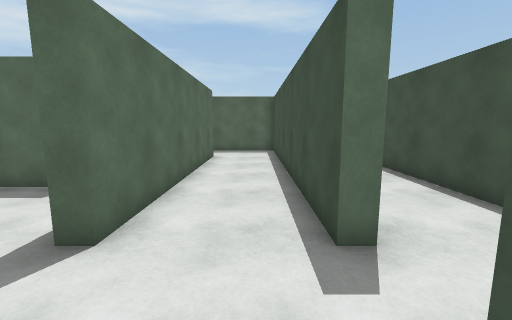
view 1 (above)

24 first-person views from a walk through a scene from a Unity 3-D project. The camera is 1.5 m above the floor, tilts 8° down and sees 90° across. The floor is counted in squares, 1 m on a side. Each view is taken from the middle of a square. On the plan, view 1 faces up. The plan holds only what a view shows up to about 13 squares ahead; the rest is blank. The place goes on beyond the plan. Surface patterns are stand-ins for the level's own textures.

view 2
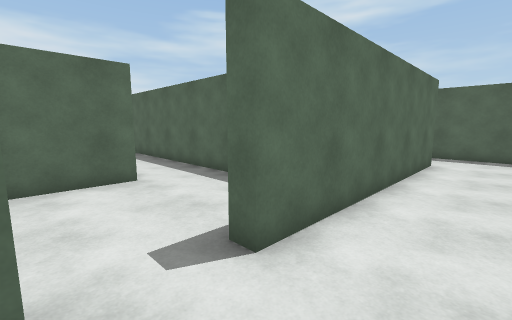

view 3
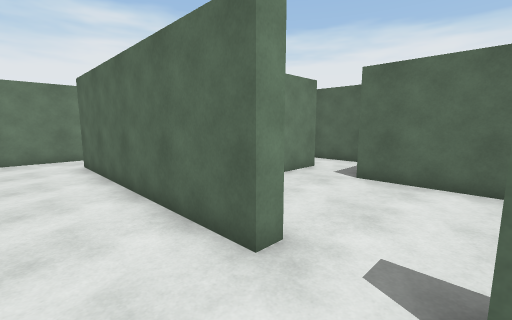

view 4
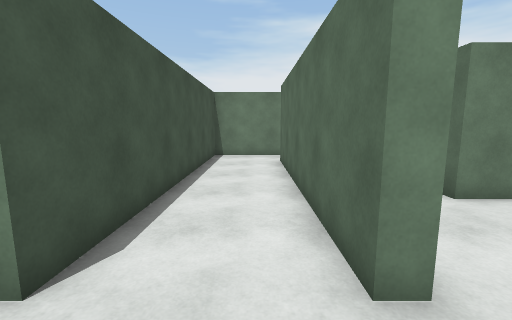

view 5
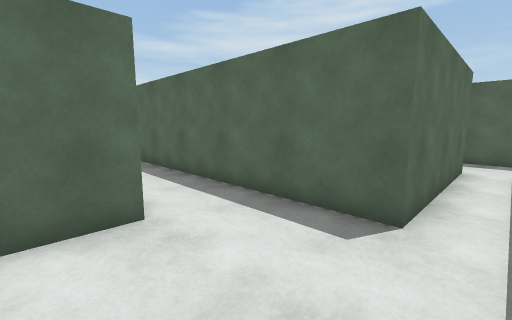

view 6
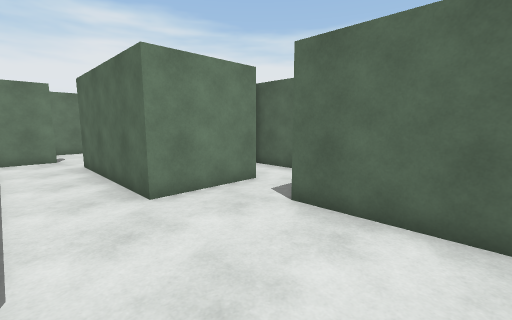

view 7
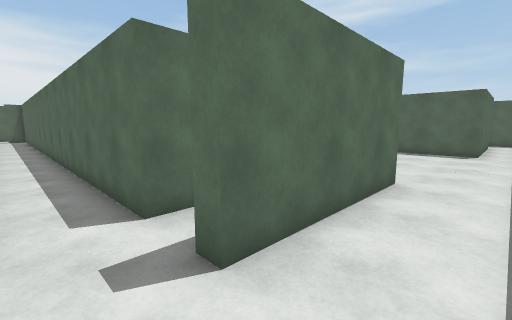

view 8
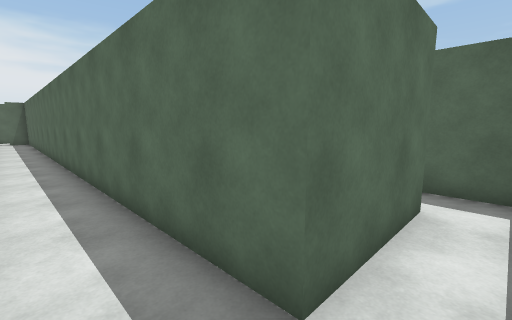

view 9
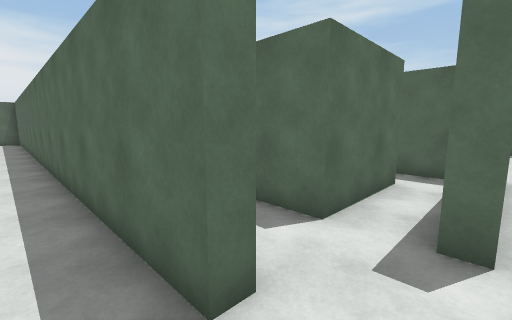

view 10
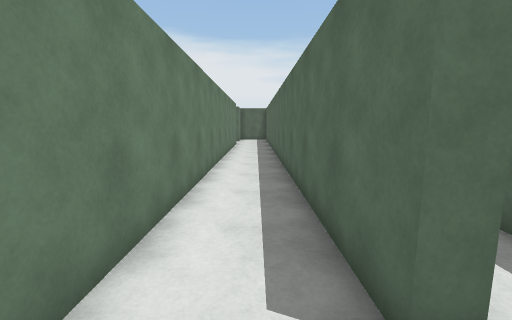

view 11
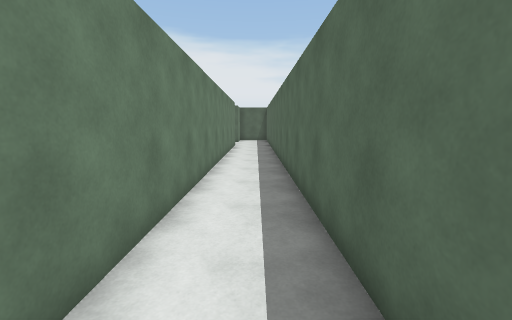

view 12
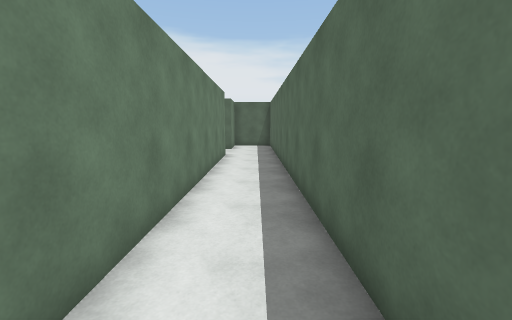

view 13
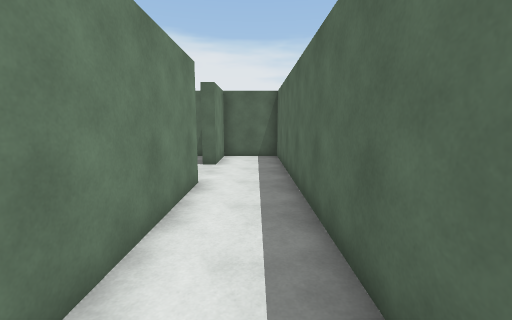

view 14
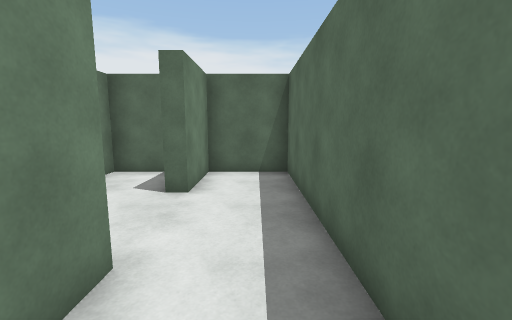

view 15
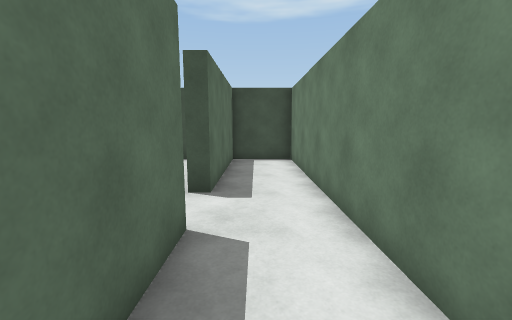

view 16
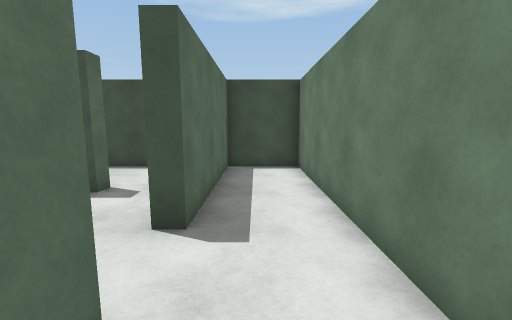

view 17
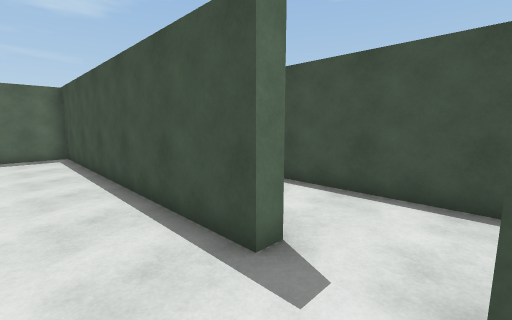

view 18
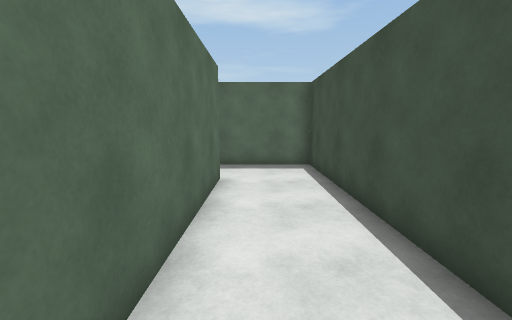

view 19
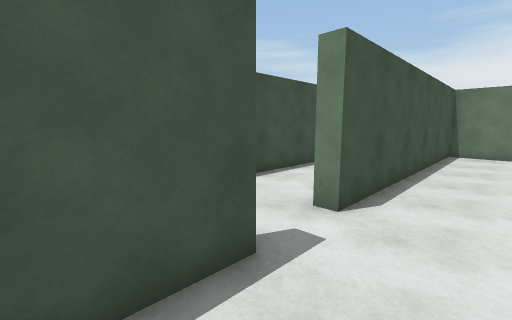

view 20
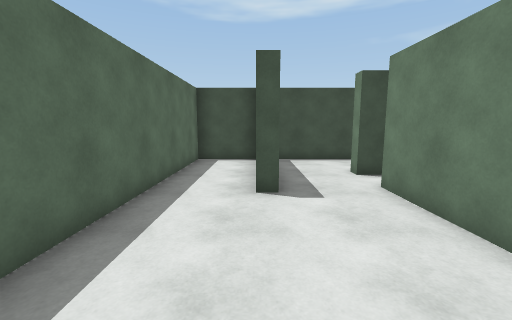

view 21
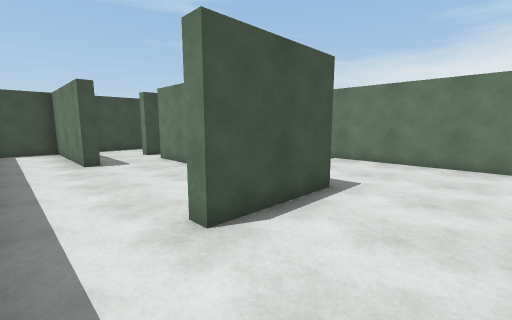

view 22
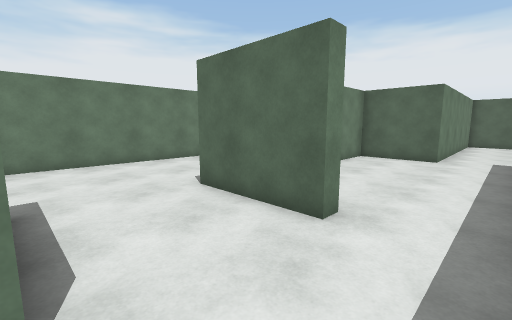

view 23
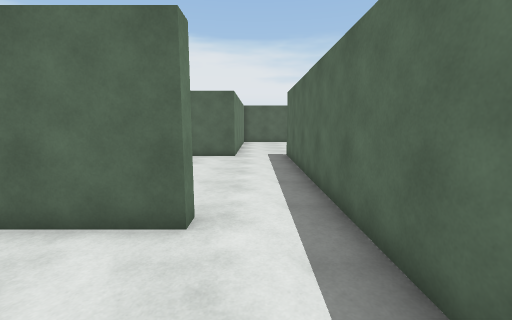

view 24
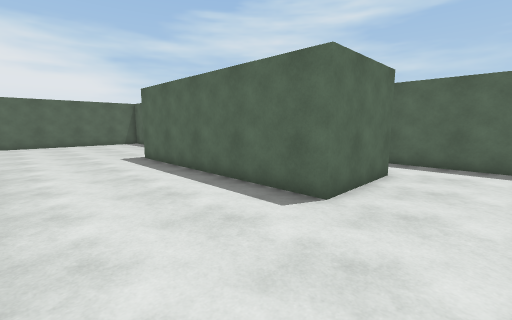

### Floor plan
Points are (right, up) in squares from view 1. A wall is a line through its corners. A room is listed if a view was taken in it or the views show most of it. See-through windows are left out.
Room 1 (views 1, 2, 3, 4, 17, 18, 19)
walls: (1, 3) (1, 14.5) (-4.2, 14.5); (-2.6, 1) (-2, 1) (-2, -7.5) (-2.5, -7.5); (-2.5, 11.1) (-2.5, 12) (-2, 12) (-2, 3) (-2.5, 3); (-4, 12) (-4, 6); (-2.5, -9.5) (1, -9.5) (1, 1)
ways out: opening at (-3, 6) to room 2; opening at (-2, -8.5) to room 2; opening at (-2, 1.5) to room 2; opening at (-4, 13.5) to room 4; opening at (1, 1.5)
Room 2 (views 5, 6, 7, 8)
walls: (-6.5, -9.4) (-6.5, -10); (-7, -3.9) (-7, -7.5) (-23.1, -7.5); (-8.1, -2) (-5, -2) (-5, -7.5) (-5.5, -7.5); (-4.5, -10) (-4.5, -9.5) (-2.5, -9.5); (-5.9, -2.5) (-7.5, -2.5); (-7, 3.6) (-7, 0); (-4, 6) (-5.5, 6)
ways out: opening at (-3, 6) to room 1; opening at (-2, -8.5) to room 1; opening at (-2, 1.5) to room 1; opening at (-5.5, -10) to room 3; opening at (-6.5, 4.5) to room 4; opening at (-7.5, -3); opening at (-7.5, -1)
Room 3 (views 9, 10, 11, 12, 13, 14, 15, 16)
walls: (-6.5, -10) (-30, -10) (-30, -12.5) (-27.5, -12.5) (-27.5, -13); (-24.5, -12.5) (1, -12.5) (1, -10) (-4.5, -10)
ways out: opening at (-5.5, -10) to room 2
Room 4 (views 20, 21, 22, 23, 24)
walls: (-16.1, 15) (-15.5, 15) (-15.5, 11.5) (-24.5, 11.5); (-18.8, 6.5) (-9.2, 6.5); (-12, 11.4) (-12, 15) (-11.5, 15); (-12.9, 17.5) (-23.5, 17.5); (-24, 15) (-24, 12) (-22, 12); (-7.2, 12) (-4, 12); (-5.5, 6) (-13.8, 6); (-4.5, 14.4) (-4.5, 15) (1, 15) (1, 17.5) (-7.6, 17.5)
ways out: opening at (-4, 13.5) to room 1; opening at (-6.5, 4.5) to room 2; opening at (-24, 16.5)

Where each view was taken, in squares from view 1:
view 1: 0 up, 0 right, facing up
view 2: 1 up, 0 right, facing up-left
view 3: 3 up, 0 right, facing down-left
view 4: 3 up, 1 left, facing down
view 5: 2 up, 3 left, facing up-left
view 6: 3 up, 3 left, facing down-left
view 7: 9 down, 3 left, facing up-left
view 8: 9 down, 6 left, facing up-left
view 9: 11 down, 5 left, facing up-left
view 10: 11 down, 5 left, facing left
view 11: 11 down, 6 left, facing left
view 12: 11 down, 12 left, facing left
view 13: 11 down, 18 left, facing left
view 14: 11 down, 22 left, facing left
view 15: 11 down, 10 left, facing right
view 16: 11 down, 8 left, facing right
view 17: 1 up, 1 left, facing up-right
view 18: 5 up, 1 left, facing up
view 19: 5 up, 1 left, facing down-right
view 20: 15 up, 10 left, facing right
view 21: 17 up, 15 left, facing down-right
view 22: 17 up, 12 left, facing down-left
view 23: 16 up, 12 left, facing left
view 24: 7 up, 13 left, facing up-left
